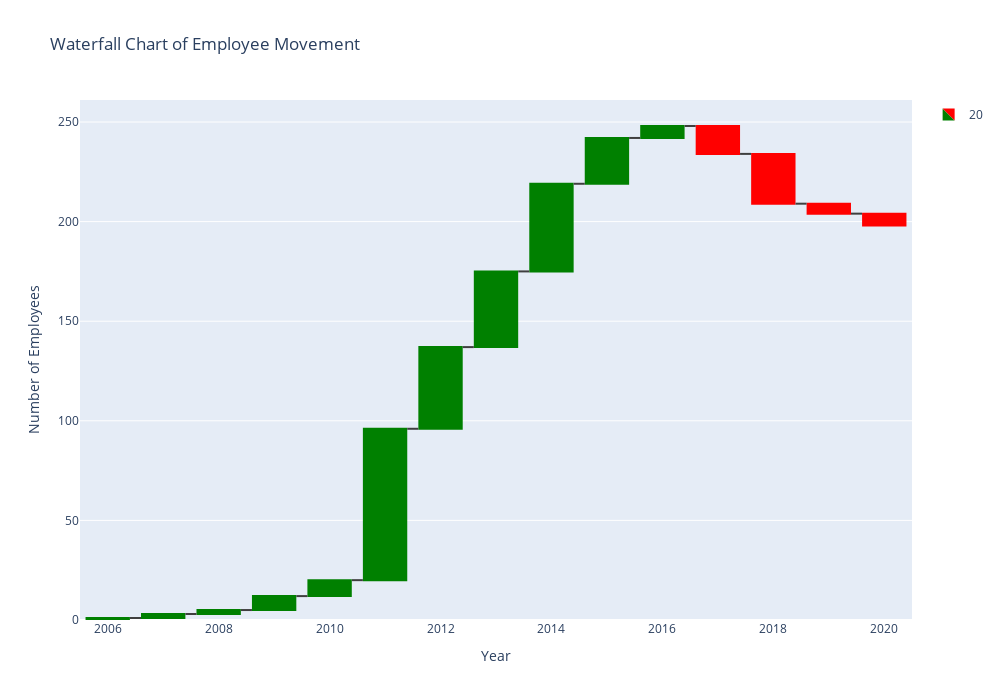

Write notebook code for a chart like this one.
### Code cell
import plotly.graph_objects as go

# Create a list of measures to plot
measures = ['relative' if remainemp >= 0 else 'relative' for remainemp in metrics_agg['RemainEmp']]

# Create a list of colors for the plot
colors = ['green' if remainemp >= 0 else 'red' for remainemp in metrics_agg['RemainEmp']]

# Create waterfall chart
fig = go.Figure(go.Waterfall(
    name='20', orientation='v',
    measure=measures,
    x=metrics_agg['Year'],
    y=metrics_agg['Diff'],
    connector={'line': {'color': 'rgb(63, 63, 63)'}},
    decreasing={'marker': {'color': 'red'}},
    increasing={'marker': {'color': 'green'}},
    totals={'marker': {'color': 'blue'}}
))

# Update the layout of the plot
fig.update_layout(
    title='Waterfall Chart of Employee Movement',
    showlegend=True,
    xaxis_title='Year',
    yaxis_title='Number of Employees',
    bargap=0.5,
    height=700,
    width=1000

)

# Show the plot
fig.show()

### Figure 1 — Plotly figure (JSON) as saved in the notebook; plotly's stock layout.template omitted (floating-point values rounded to 4 significant figures)
{"data": [{"connector": {"line": {"color": "rgb(63, 63, 63)"}}, "decreasing": {"marker": {"color": "red"}}, "increasing": {"marker": {"color": "green"}}, "measure": ["relative", "relative", "relative", "relative", "relative", "relative", "relative", "relative", "relative", "relative", "relative", "relative", "relative", "relative", "relative"], "name": "20", "orientation": "v", "totals": {"marker": {"color": "blue"}}, "type": "waterfall", "x": [2006, 2007, 2008, 2009, 2010, 2011, 2012, 2013, 2014, 2015, 2016, 2017, 2018, 2019, 2020], "y": [1, 2, 2, 7, 8, 76, 41, 38, 44, 23, 6, -14, -25, -5, -6]}], "layout": {"bargap": 0.5, "height": 700, "showlegend": true, "title": {"text": "Waterfall Chart of Employee Movement"}, "width": 1000, "xaxis": {"title": {"text": "Year"}}, "yaxis": {"title": {"text": "Number of Employees"}}}}
